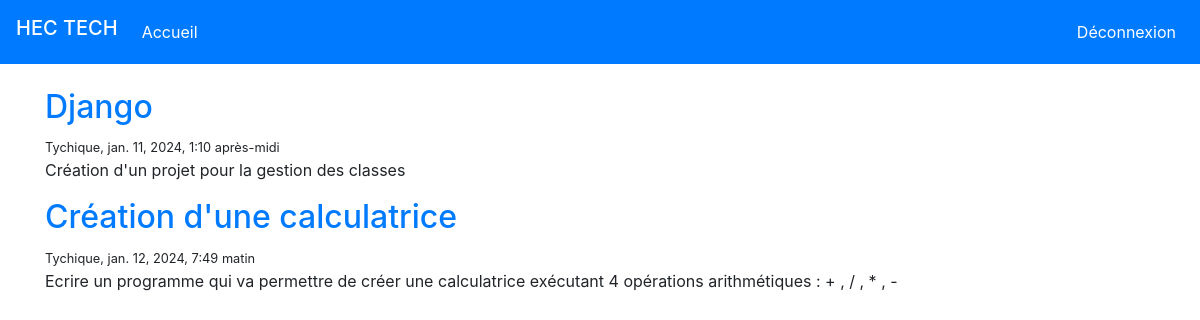
Page /Resolution (signed in) on the committed database.
### mynotesapp/models.py (models this page shows, shortened)
class Note(models.Model):
    title = models.CharField(max_length=100)
    content = models.TextField()
    creation_date = models.DateTimeField(auto_now_add=True)
    author = models.ForeignKey(User, on_delete=models.CASCADE)

### mynotesapp/views.py (the view)
# urls.py: path('Resolution',views.exer, name='exer'),
@login_required
def exer(request):
    context ={
	'notes': Note.objects.filter(author=request.user)
	}
    return render(request, 'exercise.html',context)

### templates/exercise.html (shortened to what this page needs)
{% extends "base.html" %}
{% block content %}
	{% if notes %}
    {% for note in notes %}
        <article class="media content-section">
            <div class="media-body">
                <h2><a class="article-title" href="#">{{ note.title }}</a></h2>
                <div class="article-metadata">
                    <small class="article-author">{{ note.author }}, </small>
                    <small class="article-date">{{ note.creation_date }}</small>
                </div>
                <p class="article-content">{{ note.content }}</p>
            </div>
        </article>
    {% endfor %}
    {% else %}
        <h3 class="alert alert-warning">Bienvenue Dans SkyblueApp {{user}}  !</h3>
    {% endif %}
{% endblock %}

### templates/base.html (shortened to what this page needs)
<!doctype html>
<html lang="en">
  <head>
    <link rel="stylesheet" href="https://cdn.jsdelivr.net/npm/bootstrap@4.5.3/dist/css/bootstrap.min.css">
  </head>
  <body>
     <nav class="navbar navbar-expand-md navbar-dark bg-primary ">
      <h3 class="navbar-brand" >HEC TECH</h3>
      <div class="collapse navbar-collapse" id="navbarsExampleDefault">
        <ul class="navbar-nav mr-auto">
          <li class="nav-item active">
            <a class="nav-link" href="{% url 'home' %}">Accueil<span class="sr-only">(current)</span></a>
          </li>
        </ul>
        <ul class="navbar-nav ml-auto">
          {% if user.is_authenticated %}
          <li class="nav-item active">
            <a class="nav-link" href="#"></a>
          </li>
          <li class="nav-item active">
            <a class="nav-link" href="{% url 'logout' %}">Déconnexion</a>
          </li>
          {% endif %}
        </ul>
      </div>
    </nav>
    <br>
    <main role="main" class="container">
      <div>
        {% block content %}
        {% endblock %}
      </div>
    </main>
  </body><br>
</html>

### rows in the picture
Note: title "Django", author "Tychique", creation_date "jan. 11, 2024, 1:10 après-midi", content "Création d'un projet pour la gestion des classes"
Note: title "Création d'une calculatrice", author "Tychique", creation_date "jan. 12, 2024, 7:49 matin", content "Ecrire un programme qui va permettre de créer une calculatrice exécutant 4 opérations arithmétiques : + , / , * , -"
